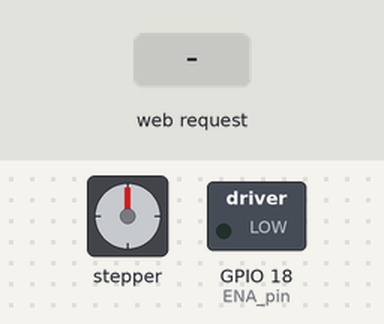
Simulated run of this program. Board: Raspberry Pi (BCM pin numbers). On the bench: stepper motor, switched loads named in the program (green lamp = pin HIGH). The inputs (shaded band) are chosen by the test bench. The run ends when the program shuts the computer down; the stepper is drawn at 200 steps a turn; threads take turns every 2 ms; the clock reads 2024-03-15 10:24:30 at power-on unless the program sets it; pins used as bus, display or sensor lines are not drawn; what the program prints to the terminal is not drawn. At 8.9 s the program puts the board to deep sleep or switches it off; the recording ends there.

Above: at 1.2 s.
1.3 s: HTTP request for /rotate received
At 1.45 s:
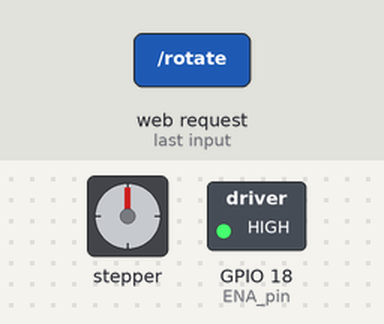
4.3 s: HTTP request for /stop received
At 4.7 s:
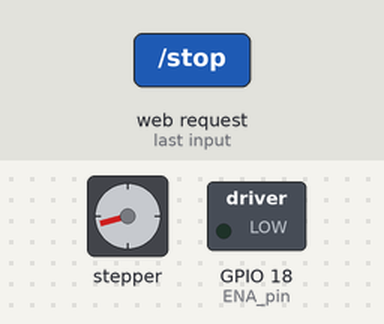
5.8 s: HTTP request for /rotate received
At 5.95 s:
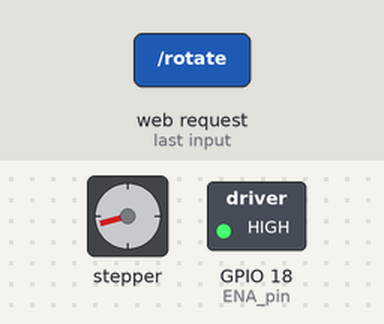
8.8 s: HTTP request for /system_shutdown received
Timing chart, 0 to 8.9 s (numbered marks = the images above; inputs shaded):
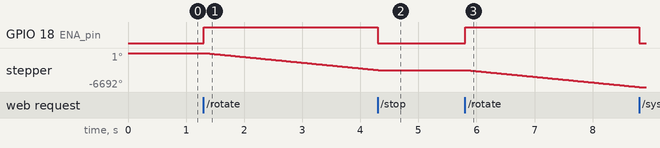

The program:

server_app_ver2.py
```python
# app.py
import signal
import sys
import subprocess
from flask import Flask, jsonify
from turntable_control import MotorController

app = Flask(__name__)
motor = MotorController()

# --- 終了シグナルを受け取る関数 ---
def sigterm_handler(signal, frame):
    """
    Systemdやkillコマンドから停止命令が来た時に呼ばれる
    """
    print("終了シグナル(SIGTERM)を受信しました。")
    motor.cleanup()
    sys.exit(0)

# SIGTERM（Systemdからの停止命令）を監視する設定
signal.signal(signal.SIGTERM, sigterm_handler)


# --- [/rotate] モータを回転させる命令 ---
@app.route('/rotate')
def handle_rotate():
    success = motor.start_rotation()
    if success:
        return "OK: モーターを開始しました。", 200
    return "Error: 既に回転中です。", 400

# --- [/stop] モータを停止させる命令 ---
@app.route('/stop')
def handle_stop():
    motor.stop_rotation()
    return "OK: モーターを停止します。", 200

# --- [/status] モータの状況を確認させる命令 ---
@app.route('/status')
def handle_status():
    return jsonify(motor.get_status())

# --- 【/system_shutdown】ラズパイ自体をシャットダウンする命令 ---
@app.route('/system_shutdown')
def handle_system_shutdown():
    try:
        motor.cleanup()
        print("システムシャットダウンを開始します...")
        subprocess.run(["sudo", "shutdown", "-h", "now"])
        return "OK: ラズパイをシャットダウンします。", 200
    except Exception as e:
        return f"Error: シャットダウンに失敗しました。{str(e)}", 500

# --- サーバー起動 ---
if __name__ == '__main__':
    try:
        print("Flaskサーバーを起動します... (Ctrl+Cで終了)")
        app.run(host='0.0.0.0', port=5000)
    except KeyboardInterrupt:
        print("\nサーバーを停止します。")
    finally:
        # サーバーが終了する時に、モーターのクリーンアップを呼び出す
        motor.cleanup()
        print("サーバーを終了しました。")
```

turntable_control.py
```python
import RPi.GPIO as GPIO
import time
#import alert
import threading

class MotorController:
    """
    モーターの制御ロジック（ハードウェア、スレッド、状態）をすべてカプセル化（ひとまとめに）するクラス。
    ※ _motor_loopのようなアンダーバーで始まる関数は、このクラス内部だけで扱う、Flaskからは直接呼ばないでという目印
    """
    def __init__(self):
        # --- GPIO設定 ---
        # ピン番号の割当方式を「コネクタのピン番号」に設定
        # BCM ：コネクタのピン番号を使用
        # BOARD：物理的なピン番号を使用
        GPIO.setmode(GPIO.BCM)

        #GPIOピン設定
        self.DIR_pin = 15
        self.PUL_pin = 17
        self.ENA_pin = 18

        GPIO.setup(self.DIR_pin, GPIO.OUT, initial=GPIO.LOW)
        GPIO.setup(self.PUL_pin, GPIO.OUT, initial=GPIO.LOW)
        GPIO.setup(self.ENA_pin, GPIO.OUT, initial=GPIO.LOW)
        GPIO.output(self.DIR_pin, 0) # DIR=LOW -> 反時計回り

        # --- 状態管理変数 ---
        # パルスの幅を指定。値が小さいほど高速回転
        # self.motor_delay = 0.0004  # 速い
        # self.motor_delay = 0.0006  # 普通
        self.motor_delay = 0.0008  # 遅い
        '''
        1パルスあたりの時間[s](t) = delay * 2
        1回転あたりのパルス数[回](cnt) = (ratio = 1) * (360 / 1.8) * MICRO_status
        1回転あたりにかかる時間[s](T) = t * cnt
        '''
        self.is_running = False    # モーターの「停止フラグ」 回転を継続中かどうか
        self.motor_thread = None   # スレッドを格納する変数

        print("MotorController: 初期化完了。")

    def _motor_enable(self, enable=True):   #デフォルト引数: 引数を何も指定せずに呼び出したらenable=Trueとする
        GPIO.output(self.ENA_pin, GPIO.HIGH if enable else GPIO.LOW)

    def _one_step(self):
        GPIO.output(self.PUL_pin, GPIO.LOW)
        time.sleep(self.motor_delay)
        GPIO.output(self.PUL_pin, GPIO.HIGH)
        time.sleep(self.motor_delay)

    def _motor_loop(self):
        """
        [スレッド専用] is_runningフラグがTrueの間、回転し続ける
        """
        print("【MotorThread】: 開始。モーターを有効化します。")
        self._motor_enable(True)

        # self.is_running が True の間だけループ(停止フラグ)
        while self.is_running:
            #if alert.is_overheat(alert_temp=60.0):
            #    print("【MotorThread】: 高温のため自動停止します。")
            #    break

            self._one_step()

        print("【MotorThread】: 終了。モーターを無効化します。")
        self._motor_enable(False)

        self.is_running = False  # 絶対に is_running を False に戻す


    # --- Flaskから呼び出される「公開」関数 ---
    def start_rotation(self):
        """モーターの回転を開始する"""
        if self.is_running: # TrueやFalseといったbool値は ==Trueを省略するのが一般的
            print("MotorController: 既に回転中です。")
            return False # 既に動いているという報告をするだけ

        print("MotorController: 回転スレッドを開始します。")
        self.is_running = True # 停止フラグを True に
        self.motor_thread = threading.Thread(target=self._motor_loop)
        self.motor_thread.start()
        return True

    def stop_rotation(self):
        """モーターの回転を停止させる"""
        if not self.is_running: # TrueやFalseといったbool値は notをつけるのが一般的
            print("MotorController: 既に停止しています。")
            return

        print("MotorController: 停止フラグを立てます。")
        self.is_running = False # 停止フラグを False に
        self.motor_thread.join() # スレッドの終了を待つ

    def set_speed(self, delay):
        '''モーター速度を設定'''
        self.motor_delay = delay
        print(f"MotorController: 速度を {delay} に変更しました。")

    def get_status(self):
        """現在の状態を辞書で返す"""
        #temp = alert.get_cpu_temp()
        return {
            "motor_is_running": self.is_running,
            "current_speed_delay": self.motor_delay,
            #"cpu_temp": f"{temp:.2f}"
        }

    def cleanup(self):
        """GPIOをクリーンアップする"""
        print("MotorController: クリーンアップを実行します。")
        self.stop_rotation() # 念のためモーターを止める
        time.sleep(0.1) # スレッドが止まるのを少し待つ
        GPIO.cleanup()
```

Measured:
- after the input at 1.3 s, GPIO 18 (ENA_pin): LOW → HIGH at once; stepper: keeps turning counter-clockwise at about 1117°/s, starting at once
- after the input at 4.3 s, GPIO 18 (ENA_pin): HIGH → LOW at once
- after the input at 5.8 s, GPIO 18 (ENA_pin): LOW → HIGH at once; stepper: keeps turning counter-clockwise at about 1117°/s, starting at once
